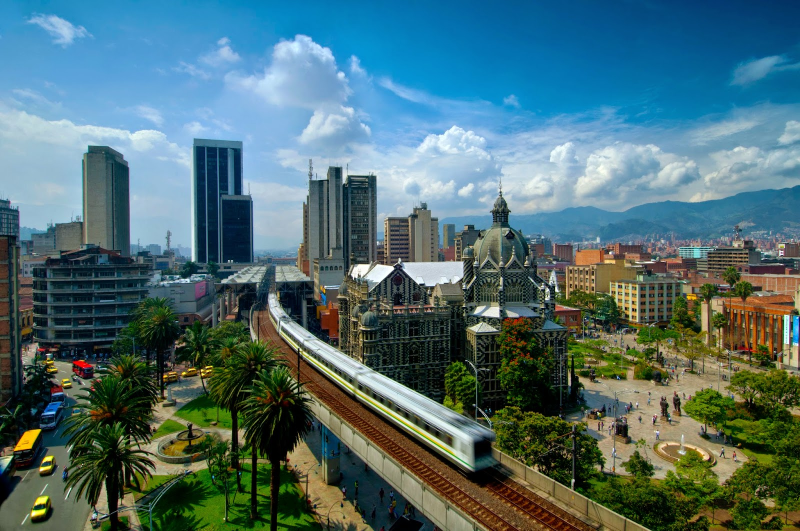
#> input picture Computer Vision/Medellin2.jpg, 1600 x 1062 px (shown at 1/2 size)
$ jupyter execute --allow-errors 'Manejo y Proceso Básico de Imágenes.ipynb'   (older library calls are emulated)
#> lines starting #> are read from the running program, lines starting #| are printed output that depends on the picture
[cell 1]
from PIL import Image
#> (the rest of this cell did not finish here and is left out)

#> (a cell that did not finish here is left out)

#> (a cell that did not finish here is left out)

[cell 4]
### Creacion de Miniaturas

[cell 5]
box = (100,100,400,400)
#> box = (100, 100, 400, 400)
#> (the rest of this cell did not finish here and is left out)

#> (a cell that did not finish here is left out)

#> (a cell that did not finish here is left out)

[cell 8]
### Graficación

[cell 9]
from PIL import Image
from pylab import *
# read image to array
im = array(Image.open('Medellin2.jpg'))
#> im is the input picture: shape (1062, 1600, 3); mean R, G, B 78.6, 110, 113.6
# plot the image
imshow(im)
# some points
x = [100,400,900]
y = [200,200,100]
# plot the points with red star-markers
plot(x,y,'r*')
# line plot connecting the first two points
plot(x[:2],y[:2])
# add title and show the plot
title('Grafica: "Medellin2.jpg"')
show()
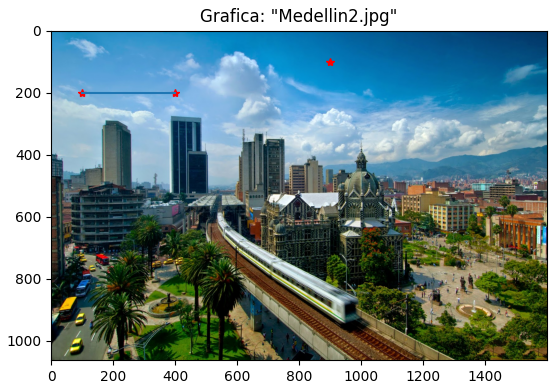
#> figure drawn by matplotlib, 1 panel

[cell 10]
from PIL import Image
from pylab import *
# read image to array
im = array(Image.open('Medellin2.jpg').convert('L'))
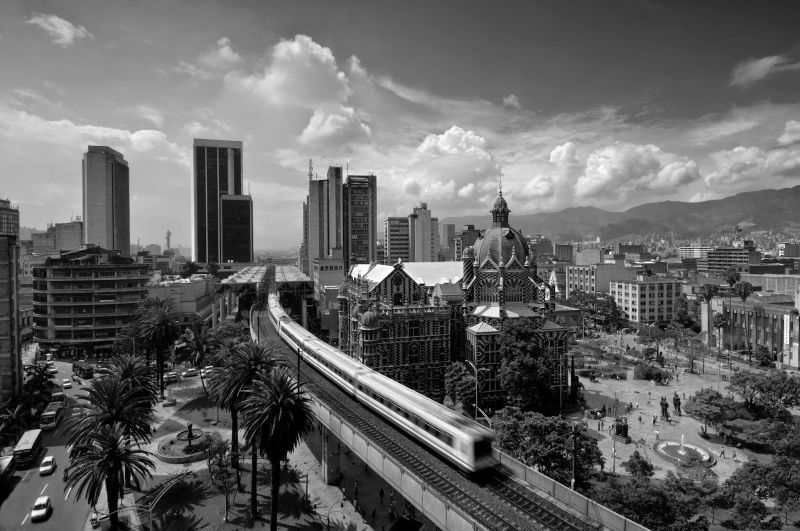
#> im: shape (1062, 1600) (shown at 1/2 size); min 0, max 255, mean 101
# create a new figure
figure()
# don't use colors
gray()
# show contours with origin upper left corner
contour(im, origin='image')
axis('equal')
axis('off')
show()
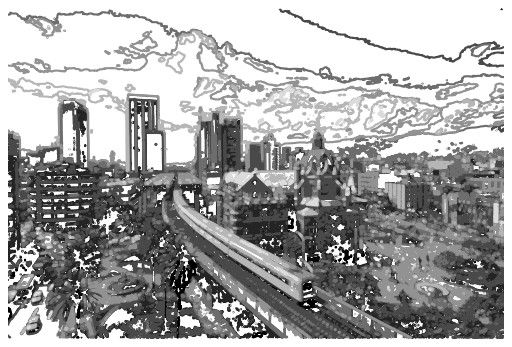
#> figure drawn by matplotlib, 1 panel

[cell 11]
figure()
hist(im.flatten(),128)
show()
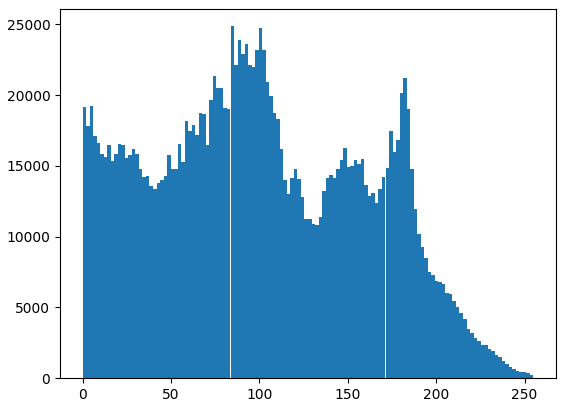
#> figure drawn by matplotlib, 1 panel; tallest bar 24875 high, from x = 83.67 to 85.66

[cell 12]
from PIL import Image
from pylab import *
#> (the rest of this cell did not finish here and is left out)

[cell 13]
# im[i,:] = im[j,:]   # set the values of row i with values from row j
# im[:,i] = 100       # set all values in column i to 100
im[:100,:50].sum()    # the sum of the values of the first 100 rows and 50 columns
im[50:100,50:100]     # rows 50-100, columns 50-100 (100th not included)
# im[i].mean()        # average of row i
im[:,-1]              # last column
im[-2,:]              # second to last row
#> Out = 1600 values, max 189 at index 1297, min 0 at index 222, mean 65.96

[cell 14]
### Trasformaciones del nivelde grises

[cell 15]
from PIL import Image
from numpy import *
#> (the rest of this cell did not finish here and is left out)

[cell 16]
print (int(im.min()), int(im.max()))
#| 0 255
